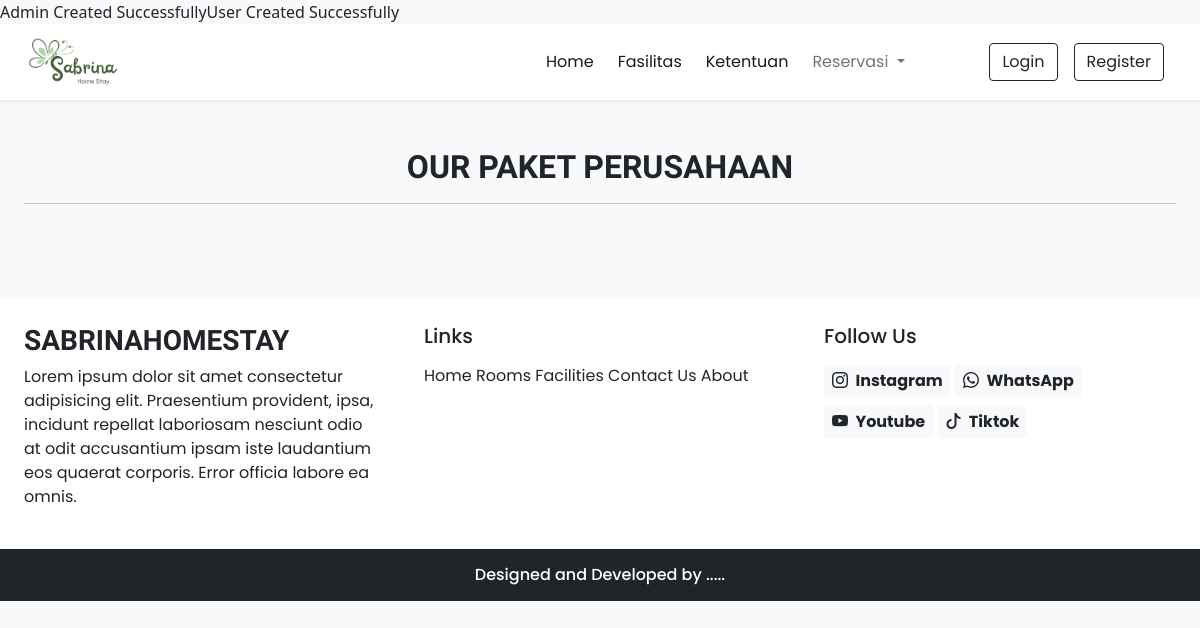
/user/pktPerusahaan.php, run on an earlier commit of the app's database.
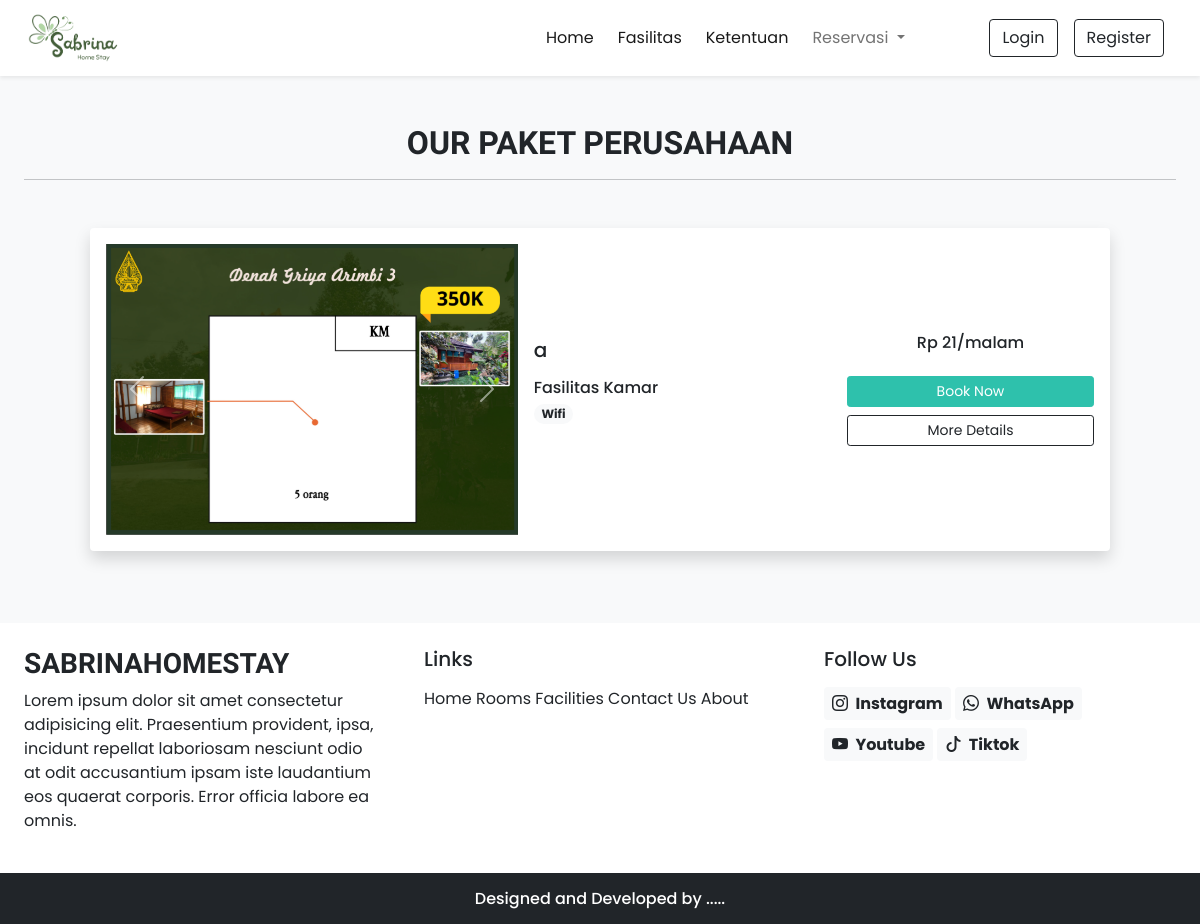
And on a later commit of the database.
### tables this page shows
CREATE TABLE `bundling` (
  `id` int(11) NOT NULL,
  `name` varchar(191) NOT NULL,
  `description` varchar(191) NOT NULL,
  `price` double NOT NULL,
  `type` enum('LDK','PERUSAHAAN','KELUARGA','CAMP') NOT NULL,
  `picture` varchar(191) DEFAULT NULL,
  `isReady` tinyint(1) NOT NULL DEFAULT 0
);

### lib/essentials.php (called while the page is built, shortened)
<?php
require_once('db.php');
?>

### user/pktPerusahaan.php (the view, shortened to what the changed rows need)
<!DOCTYPE html>
<html lang="en">
<head>
    <?php require('inc/links.php'); ?>
</head>
<body class="bg-light">
    <?php require('inc/header.php'); ?>
    <div class="my-5 px-4">
        <h2 class="fw-bold h-font text-center">OUR PAKET PERUSAHAAN</h2>
    </div>
    <div class="container">
        <div class="row">
            <div class="col-lg-12 col-md-12 px-4">
                <div class="container">
                    <div class="row">
                        <div class="col-lg-12 col-md-12 px-4">
                            <?php
                            $sql = "SELECT * FROM bundling WHERE type='PERUSAHAAN'";
                            $res = mysqli_query($conn, $sql);
                            $bundling = [];
                            while ($row = mysqli_fetch_assoc($res)) {
                                $bundling[] = $row;
                            }
                            foreach ($bundling as $key => $value) {
                                $sql = "SELECT * FROM facilityonbundling WHERE bundlingId = ?";
                                $res = select($sql, [$value['id']], 'i');
                                while ($row = mysqli_fetch_assoc($res)) {
                                    $facility[] = $row;
                                }
                                $bundling[$key]['facility'] = $facility;
                                $facility = [];
                            }
                            foreach ($bundling as $key => $value) {
                                foreach ($value['facility'] as $k => $v) {
                                    $sql = "SELECT * FROM facility WHERE id = ?";
                                    $res = select($sql, [$v['facilityId']], 'i');
                                    while ($row = mysqli_fetch_assoc($res)) {
                                        $facility[] = $row;
                                    }
                                }
                                $bundling[$key]['facility'] = $facility;
                                $facility = [];
                            }
                            foreach ($bundling as $key => $value) {
                                $html = "<div class='card mb-4 border-0 shadow'>";
                                $html .= "<div class='row g-0 p-3 align-items-center'>";
                                $html .= "<div class='col-md-5 mb-lg-0 mb-md-0 mb-3'>";
                                $html .= "<div id='carousel$value[id]' class='carousel slide'>";
                                $html .= "<div class='carousel-indicators'>";
                                $html .= "<button type='button' data-bs-target='#carousel$value[id]' data-bs-slide-to='0' class='active' aria-current='true' aria-label='Slide 1'></button>";
                                $html .= "<button type='button' data-bs-target='#carousel$value[id]' data-bs-slide-to='1' aria-label='Slide 2'></button>";
                                $html .= "<button type='button' data-bs-target='#carousel$value[id]' data-bs-slide-to='2' aria-label='Slide 3'></button>";
                                $html .= "</div>";
                                $html .= "<div class='carousel-inner'>";
                                $html .= "<div class='carousel-item active'>";
                                $html .= "<img src='./assets/images/bundling/$value[picture]' class='d-block w-100' alt='...'>";
                                $html .= "</div>";
                                $html .= "<div class='carousel-item'>";
                                $html .= "<img src='./assets/images/bundling/$value[picture]' class='d-block w-100' alt='...'>";
                                $html .= "</div>";
                                $html .= "<div class='carousel-item'>";
                                $html .= "<img src='./assets/images/bundling/$value[picture]' class='d-block w-100' alt='...'>";
                                $html .= "</div>";
                                $html .= "</div>";
                                $html .= "<button class='carousel-control-prev' type='button' data-bs-target='#carousel$value[id]' data-bs-slide='prev'>";
                                $html .= "<span class='carousel-control-prev-icon' aria-hidden='true'></span>";
                                $html .= "<span class='visually-hidden'>Previous</span>";
                                $html .= "</button>";
                                $html .= "<button class='carousel-control-next' type='button' data-bs-target='#carousel$value[id]' data-bs-slide='next'>";
                                $html .= "<span class='carousel-control-next-icon' aria-hidden='true'></span>";
                                $html .= "<span class='visually-hidden'>Next</span>";
                                $html .= "</button>";
                                $html .= "</div>";
                                $html .= "</div>";
                                $html .= "<div class='col-md-4 px-lg-3 px-md-3 px-0'>";
                                $html .= "<h5 class='mb-3'>$value[name]</h5>";
                                $html .= "<div class='facilities mb-3'>";
                                $html .= "<h6 class='mb-1'>Fasilitas Kamar</h6>";
                                for ($i = 0; $i < count($value['facility']); $i++) {
                                    $html .= "<span class='badge rounded-pill bg-light text-dark text-wrap'>";
                                    $html .= $value['facility'][$i]['name'];
                                    $html .= "</span>";
                                }
                                $html .= "</div>";
                                $html .= "</div>";
                                $html .= "<div class='col-md-3 text-center'>";
                                $html .= "<h6 class='mb-4'>Rp $value[price]/malam</h6>";
                                $html .= "<a href='#' class='btn btn-sm w-100 text-white custom-bg shadow-none mb-2'>Book Now</a>";
                                $html .= "<a href='details.php' class='btn btn-sm w-100 btn-outline-dark shadow-none'>More Details</a>";
                                $html .= "</div>";
                                $html .= "</div>";
                                $html .= "</div>";
                                echo $html;
                            }
                            ?>
                        </div>
                    </div>
                </div>
            </div>
        </div>
    </div>
    <?php require('inc/footer.php'); ?>
</body>
</html>

### lib/db.php (shortened to what the changed rows need)
<?php
$admin_seed = [
    "name" => "Admin",
    "email" => "admin1@asriloka.com",
    "password" => password_hash("admin123", PASSWORD_DEFAULT),
    "role" => "ADMIN"
];
$user_seed = [
    "name" => "User",
    "email" => "usertest@asriloka.com",
    "password" => password_hash("user123", PASSWORD_DEFAULT),
    "phone" => "1234567890",
    "dob" => "2000-01-01",
    "address" => "User Address",
    "role" => "USER"
];
$check = "SELECT * FROM user WHERE email = ?";
$res = select($check, [$admin_seed['email']], 's');
if (mysqli_num_rows($res) == 0) {
    $q = "INSERT INTO user (name, email, password, role) VALUES (?, ?, ?, ?)";
    $res = update($q, [
        $admin_seed['name'],
        $admin_seed['email'],
        $admin_seed['password'],
        $admin_seed['role']
    ], 'ssss');
    if ($res) {
        echo "Admin Created Successfully";
    } else {
        echo "Admin Creation Failed";
    }
}
$check = "SELECT * FROM user WHERE email = ?";
$res = select($check, [$user_seed['email']], 's');
if (mysqli_num_rows($res) == 0) {
    $q = "INSERT INTO user (name, email, password, phone, dob, address, role) VALUES (?, ?, ?, ?, ?, ?, ?)";
    $res = update($q, [
        $user_seed['name'],
        $user_seed['email'],
        $user_seed['password'],
        $user_seed['phone'],
        $user_seed['dob'],
        $user_seed['address'],
        $user_seed['role']
    ], 'sssssss');
    if ($res) {
        echo "User Created Successfully";
    } else {
        echo "User Creation Failed";
    }
}
function select($sql, $values, $datatypes)
{
    $conn = $GLOBALS['conn'];
    $auth['success'] = true;
    if ($auth['success']) {
        if ($stmt = mysqli_prepare($conn, $sql)) {
            mysqli_stmt_bind_param($stmt, $datatypes, ...$values);
            if (mysqli_stmt_execute($stmt)) {
                $res = mysqli_stmt_get_result($stmt);
                return $res;
            } else {
                mysqli_stmt_close($stmt);
                die("Query cannot be executed - Select");
            }
        } else {
            die("Query cannot be prepared - Select");
        }
    } else {
        die("Unauthorized User");
    }
}
function update($sql, $values, $datatypes)
{
    $conn = $GLOBALS['conn'];
    if ($stmt = mysqli_prepare($conn, $sql)) {
        mysqli_stmt_bind_param($stmt, $datatypes, ...$values);
        if (mysqli_stmt_execute($stmt)) {
            $res = mysqli_stmt_affected_rows($stmt);
            return $res;
        } else {
            mysqli_stmt_close($stmt);
            die("Query cannot be executed - Update");
        }
    } else {
        die("Query cannot be prepared - Update");
    }
}
?>

What changed in the data, as far as the page shows it:
added bundling: picture (picture), name "a", value "Wifi", price "21"
Also different on the page:
text no longer shown: "Admin Created Successfully User Created Successfully"
